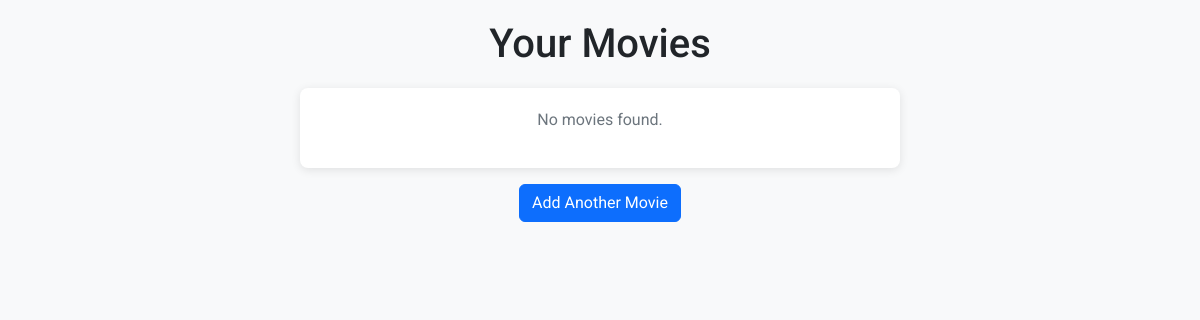
The page /list_movies/1 on the database as committed earlier.
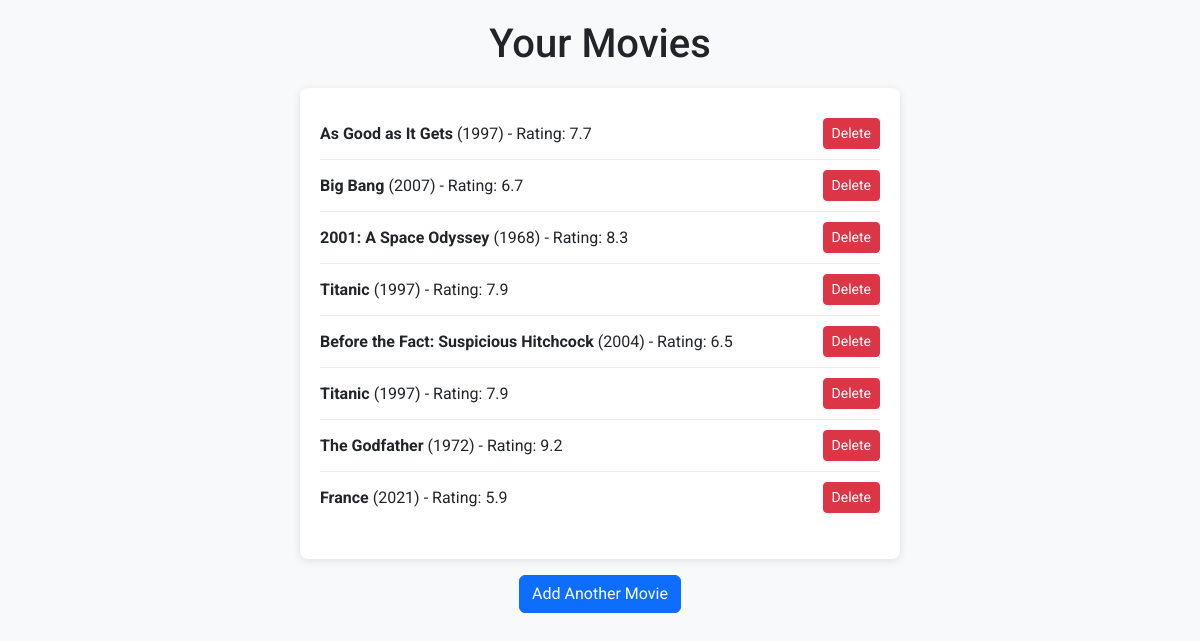
The same page on the database as committed later.
### main.py (models this page shows, shortened)
class Movie(db.Model):
    __tablename__ = 'movies'
    id = Column(Integer, primary_key=True)
    name = Column(String, nullable=False)
    director_id = Column(Integer, ForeignKey('directors.id'))
    year = Column(Integer, nullable=False)
    rating = Column(Integer, nullable=False)
    user_id = Column(Integer, ForeignKey('Users.id'))
    user = relationship("User", back_populates="movies")
    director = relationship("Director", back_populates="movies")
    genres = relationship("Genre", secondary=movie_genre_association, back_populates="movies")
    reviews = relationship("Review", back_populates="movie")

### main.py (the view)
@app.route('/list_movies/<int:user_id>', methods=['GET'])
def list_movies(user_id):
    movies = db.session.query(Movie).filter(Movie.user_id == user_id).all()
    return render_template('list_movies.html', movies=movies, user_id=user_id)

### templates/list_movies.html (shortened to what this page needs)
<!DOCTYPE html>
<html lang="en">
<head>
    <link href="https://cdn.jsdelivr.net/npm/bootstrap@5.3.3/dist/css/bootstrap.min.css" rel="stylesheet">
</head>
<body>
    <h1>Your Movies</h1>
    <div class="movie-list">
        <ul class="list-unstyled">
            {% if movies %}
                {% for movie in movies %}
                    <li class="movie-item">
                        <div>
                            <strong>{{ movie.name }}</strong> ({{ movie.year }}) - Rating: {{ movie.rating }}
                        </div>
                        <form action="{{ url_for('delete_movie', user_id=user_id, movie_id=movie.id) }}" method="POST" style="display:inline;">
                            <button type="submit" class="btn btn-danger btn-sm">Delete</button>
                        </form>
                    </li>
                {% endfor %}
            {% else %}
                <li class="no-movies">No movies found.</li>
            {% endif %}
        </ul>
    </div>
    <div class="text-center mt-3">
        <a href="{{ url_for('fetch_movie', user_id=user_id) }}" class="btn btn-primary">Add Another Movie</a>
    </div>
</body>
</html>

Rows that differ between the two databases and show on the page:
added Movie: name "As Good as It Gets", year "1997", rating "7.7"
added Movie: name "Big Bang", year "2007", rating "6.7"
added Movie: name "2001: A Space Odyssey", year "1968", rating "8.3"
added Movie: name "Titanic", year "1997", rating "7.9"
added Movie: name "Before the Fact: Suspicious Hitchcock", year "2004", rating "6.5"
added Movie: name "Titanic", year "1997", rating "7.9"
added Movie: name "The Godfather", year "1972", rating "9.2"
added Movie: name "France", year "2021", rating "5.9"
Other text that changed with them:
text no longer shown: "No movies found."
